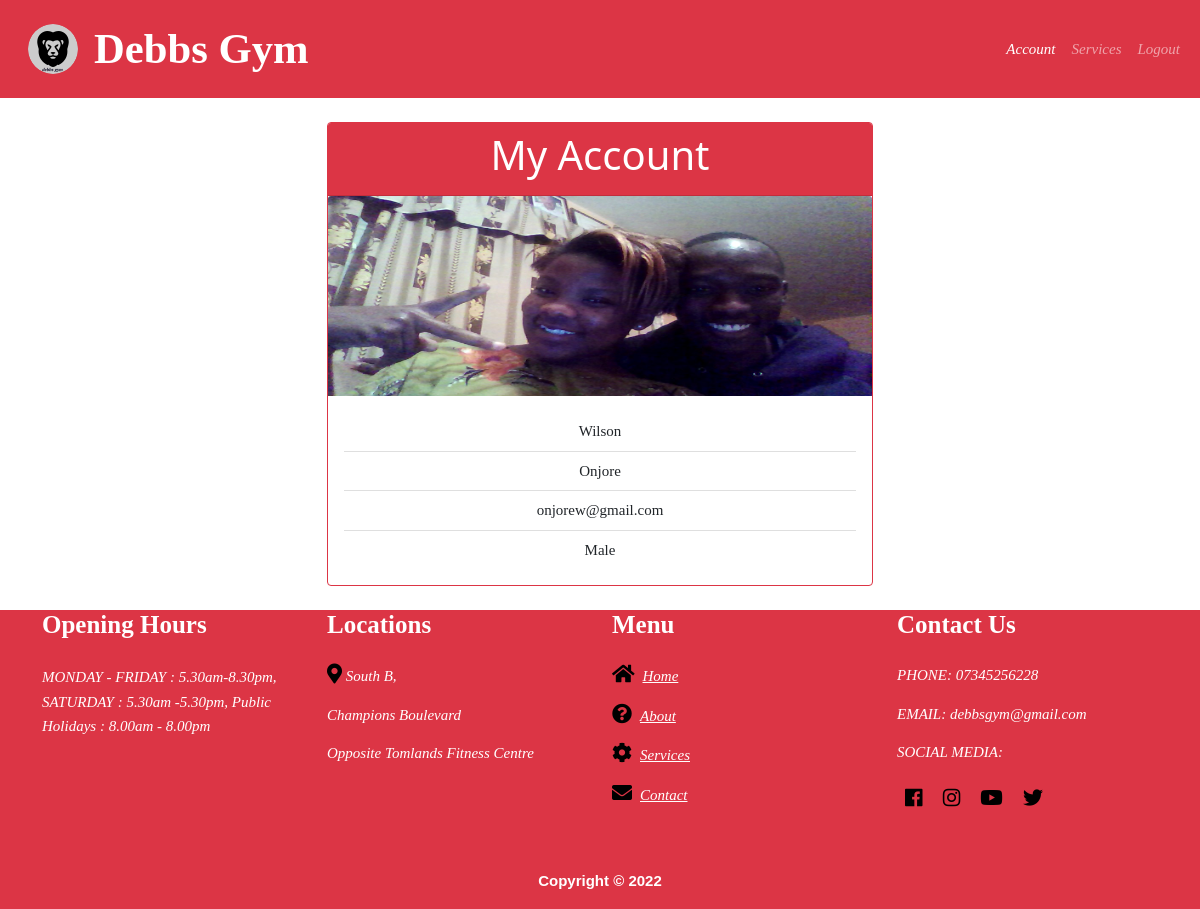
Page /Trainer/trainer_account.php (signed in) on the committed database.
### tables this page shows
CREATE TABLE `users` (
  `id` int(11) NOT NULL,
  `fname` varchar(30) NOT NULL,
  `lname` varchar(30) NOT NULL,
  `phone` varchar(30) NOT NULL,
  `email` varchar(30) NOT NULL,
  `pass` varchar(60) NOT NULL,
  `gender` varchar(30) NOT NULL,
  `role` varchar(30) NOT NULL,
  `pic_name` varchar(80) NOT NULL,
  `date_created` timestamp NOT NULL DEFAULT current_timestamp() ON UPDATE current_timestamp()
);

### includes/user.php (called while the page is built, shortened)
<?php
class User{
        protected $tableName = 'users';
        private $dbConn;
        public function __construct()
        {
                $db = new DBConnect();
               $this->dbConn =  $db->open_connection();
        }
        public function getUserById($id){
                $stmt = $this->dbConn->prepare('SELECT * FROM '.$this->tableName. ' WHERE id = :id');
                $stmt->execute(['id'=> $id]);
                $single_user = $stmt->fetch();
                return $single_user;
        }
}
?>

### includes/connection.php (called while the page is built, shortened)
<?php
class DBConnect{
      private $host = 'localhost';
      private $dbname = 'isdb';
      private $user = 'root';
      private $pass = "";
      public function open_connection(){
        try{
                $this->conn = new PDO('mysql:host=' .$this->host .';dbname=' .$this->dbname, $this->user,$this->pass);
                $this->conn->setAttribute(PDO::ATTR_ERRMODE,PDO::ERRMODE_EXCEPTION);
	        $this->conn->setAttribute( PDO::ATTR_EMULATE_PREPARES, false );
	        return $this->conn;
              }catch(PDOException $e){
                echo "Connection failed: " . $e->getMessage();
              }
      }
}
?>

### includes/session.php (called while the page is built, shortened)
<?php
class Session{
  private $id;
  public function getId(){
      return $this->id;
  }
    public function check_login(){
      if(isset($_SESSION['id'])&& isset($_SESSION['firstname']) && isset($_SESSION['lastname']) && isset($_SESSION['role'])){
          $this->id = $_SESSION['id'];
        }else{
          unset($_SESSION['id']);
          unset($_SESSION['firstname']);
          unset($_SESSION['lastname']);
          unset($_SESSION['role']);
        }
    }
}
?>

### public/Trainer/trainer_account.php (the view, shortened to what this page needs)
<?php
$sess = new Session();
$user = new User();
$id = $sess->getId();
$user_arr = $user->getUserById($id);
?>
<!DOCTYPE html>
<html lang="en">
  <head>
    <link
      href="https://cdn.jsdelivr.net/npm/bootstrap@5.0.0-beta1/dist/css/bootstrap.min.css"
      rel="stylesheet"
    />
     <link
     rel="stylesheet"
     href="https://use.fontawesome.com/releases/v5.0.13/css/all.css"
   />
    <link rel="stylesheet" href="../css/style.css" />
  </head>
<body>
    <nav class="navbar navbar-expand-sm navbar-dark bg-danger">
      <div class="container-fluid">
                <a href="../index.php"
                ><img
                id="logo"
                class="rounded-circle m-3"
                src="../images/lion-50.png"
                alt="logo"
                        /></a>
                <a class="navbar-brand" href="#">Debbs Gym</a>
                <div class="collapse navbar-collapse" id="navbarNav">
                        <ul class="navbar-nav ms-auto">
                                <li class="nav-item">
                                <a class="nav-link active" href="trainer_account.php">Account</a>
                                </li>
                                <li class="nav-item">
                                <a class="nav-link" href="view_services.php">Services</a>
                                </li>
                                <li class="nav-item">
                                  <a
                                    class="nav-link "
                                    aria-current="page"
                                    href="../logout.php"
                                    >Logout</a
                                  >
                                </li>
                        </ul>
                </div>
        </div>
    </nav>
        <section class="account-section mb-4 mt-4">
                <div class="container">
                        <div class="row">
                                <div class="col-md-6 m-auto ">
                                        <div class="card border border-danger">
                                                <div class="card-header bg-danger">
                                                        <h1 class="text-center text-white">My Account</h1>
                                                </div>
                                                 <img src="../images/<?php echo $user_arr['pic_name'];?>" class="card-img-top" alt="Profile" height="200">
                                                <div class="card-body">
                                                        <ul class="list-group list-group-flush">
                                                                <li class="text-center list-group-item"><?php echo $user_arr["fname"];?></li>
                                                                <li class="text-center list-group-item"><?php echo $user_arr["lname"];?></li>
                                                                <li class="text-center list-group-item"><?php echo $user_arr["email"];?></li>
                                                                <li class="text-center list-group-item"><?php echo $user_arr["gender"];?></li>
                                                        </ul>
                                                </div>
                                        </div>
                                </div>
                        </div>
                </div>
        </section>
    <footer id="main-footer" class="bg-danger text-white">
      <div class="container">
        <div class="first-row row mb-4">
          <div class="col-md-3 mb-4">
            <h4 class="mb-4">Opening Hours</h4>
            <small class="text"> MONDAY - FRIDAY : 5.30am-8.30pm, </small>
            <small class="text"> SATURDAY : 5.30am -5.30pm, </small>
            <small class="text">Public Holidays : 8.00am - 8.00pm </small>
          </div>
          <div class="col-md-3 text-left text-white mb-4">
            <h4 class="mb-4">Locations</h4>
            <p><i class="fas fa-map-marker-alt"></i> South B,</p>
            <p>Champions Boulevard</p>
            <p>Opposite Tomlands Fitness Centre</p>
          </div>
          <div class="col-md-3 mb-4">
            <h4 class="mb-4">Menu</h4>
            <p>
              <i class="fa fa-home"></i
              ><a href="../index.php" class="text-white p-2">Home</a>
            </p>
            <p>
              <i class="fas fa-question-circle"></i
              ><a href="../about.php" class="text-white p-2">About</a>
            </p>
            <p>
              <i class="fa fa-cog"></i
              ><a href="../our_services.html" class="text-white p-2">Services</a>
            </p>
            <p>
              <i class="fa fa-envelope"></i
              ><a href="../contact_us.php" class="text-white p-2">Contact</a>
            </p>
          </div>
          <div class="col-md-3 mb-4">
            <h4 class="mb-4">Contact Us</h4>
            <p>PHONE: 07345256228</p>
            <p>EMAIL: debbsgym@gmail.com</p>
            <p>SOCIAL MEDIA:</p>
            <i class="fab fa-facebook p-2"></i>
            <i class="fab fa-instagram p-2"></i>
            <i class="fab fa-youtube p-2"></i>
            <i class="fab fa-twitter p-2"></i>
          </div>
        </div>
        <div class="row second-row text-center">
          <div class="col-md-12 ml-auto">
            <p class="lead">
              Copyright &copy;
              <span id="year"></span>
            </p>
          </div>
        </div>
      </div>
    </footer>
  </body>
</html>
</body>
</html>

### public/css/style.css (style rules this page uses)
html, body { min-height: 100vh; display: flex; flex-direction: column; }
#main-footer { margin-top: auto; }
.navbar-brand { font-family: "Brush Script MT", cursive; font-weight: bold; font-size: 32pt; }
.nav-item a { font-family: "Times New Roman", sans-serif; font-style: italic; font-size: 15px; }
.fitness-image-slider .center-text h1, i { font-size: 40px; }
#owner p, small { font-family: "Times New Roman", Times, serif; font-size: 15px; }
.card-body .list-group-item { font-family: "Times New Roman", Times, serif; font-size: 15px; }
#main-footer .first-row h4 { font-family: "Times New Roman", sans-serif; font-size: 25px; font-weight: bold; }
#main-footer .first-row p { font-family: "Times New Roman", sans-serif; font-size: 15px; font-style: italic; }
#main-footer .first-row i { font-size: 20px; color: black; }
#main-footer .first-row small { font-family: "Times New Roman", sans-serif; font-style: italic; font-size: 15px; }
#main-footer .second-row p { font-family: "Helvetica", sans-serif; font-weight: bold; font-size: 15px; }

### rows in the picture
users: pic_name (picture), fname "Wilson", lname "Onjore", email "onjorew@gmail.com", gender "Male"
